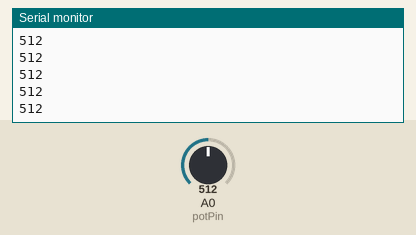
A sketch run on a simulated Arduino Uno, built with avr-gcc and run on an emulated ATmega328P. On the bench: the last lines printed to the serial monitor. The test bench sets the inputs (shaded band); at power-on: A0 (potPin) = 512.

Above: at 1.2 s.
1.3 s: A0 (potPin) set to 716
At 1.56 s:
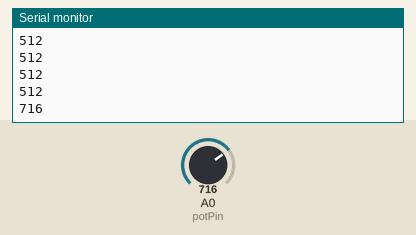
2.8 s: A0 (potPin) set to 900
At 2.96 s:
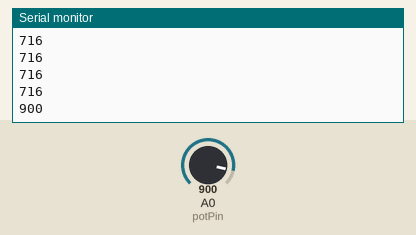
Timing chart, 0 to 5.8 s (numbered marks = the images above; inputs shaded):
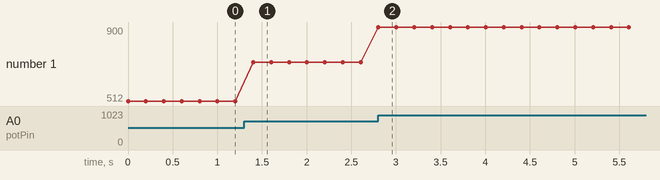

The sketch:

PotentioMeterBit.ino
```cpp
/*
  Potentiometer with Bit Value Display

  Goal:
    Read the analog value from a potentiometer and display the raw
    10-bit ADC value (0 to 1023) on the Serial Monitor.

  Theme:
    Analog input reading and serial data display.
*/

// Assign analog pin A0 to the potentiometer
const int potPin = A0;

void setup() {
  Serial.begin(9600);        // Start Serial Monitor at 9600 baud
}

void loop() {
  int potValue = analogRead(potPin);  // Read raw potentiometer value (0–1023)
  Serial.println(potValue);           // Send value to Serial Monitor
  delay(200);                         // Slow the readings for readability
}
```

Measured:
- after the input at 1.3 s, the serial monitor: prints a new line after 0.10 s (image 1)
- after the input at 2.8 s, the serial monitor: prints a new line at once (image 2)
- plotted number 1: 512 → 716 after the input at 1.3 s, 716 → 900 after the input at 2.8 s
